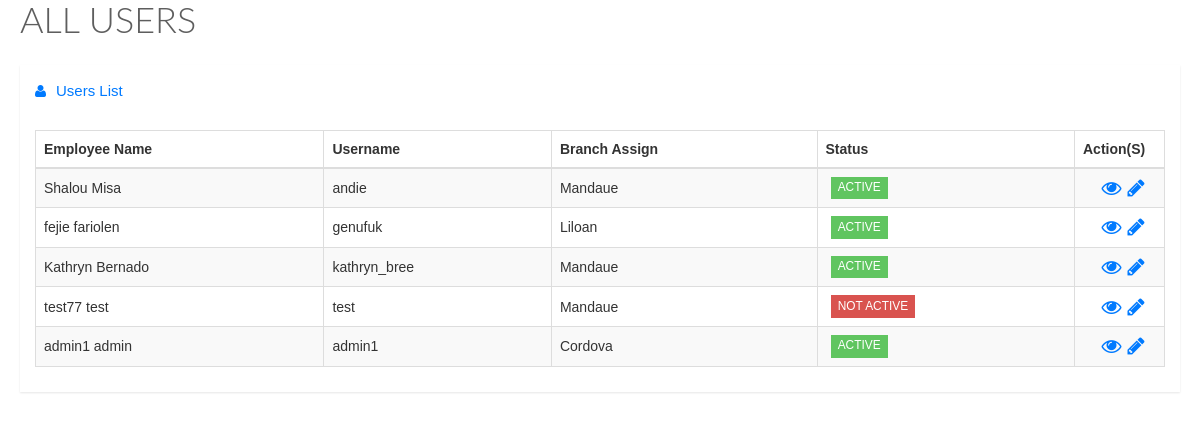
Page /userlist.php on the committed database.
### tables this page shows
CREATE TABLE `users` (
  `id` int(11) NOT NULL,
  `username` varchar(20) NOT NULL,
  `password` varchar(20) NOT NULL,
  `firstname` varchar(100) NOT NULL,
  `middlename` varchar(30) NOT NULL,
  `lastname` varchar(100) NOT NULL,
  `contact` varchar(20) NOT NULL,
  `picture` varchar(100) NOT NULL,
  `type` varchar(20) NOT NULL,
  `status` varchar(20) NOT NULL,
  `branchid` varchar(20) NOT NULL
);

### userlist.php (the view, shortened to what this page needs)
<link href="stylesheets/bootstrap.min.css" media="all" rel="stylesheet" type="text/css" />
    <link href="stylesheets/font-awesome.min.css" media="all" rel="stylesheet" type="text/css" />
    <link href="stylesheets/datatables.css" media="all" rel="stylesheet" type="text/css" />
    <link href="stylesheets/style.css" media="all" rel="stylesheet" type="text/css" />
    <div class="animated fadeInDown">
        <div class="page-title">
          <h1>
          </h1>
        </div>
        <div class="row">
          <div class="col-lg-12">
            <div class="widget-container fluid-height clearfix">
              <div class="heading">
                <i class="fa fa-user"></i>Users List
              </div>
              <div class="widget-content padded clearfix">
                <table class="table table-bordered table-striped" id="dataTable1">
                  <thead>
                    <th>
                     Employee Name
                    </th>
                    <th>
                      Username
                    </th>
                    <th class="hidden-xs">
                      Branch Assign
                    </th>
                    <th class="hidden-xs">
                      Status
                    </th>
                    <th>Action(S)</th>
                  </thead>
                  <tbody>
                      <?php
                        include 'db/connection.php';
                        $models = $dbConn->query("SELECT * FROM users where branchid != 'any' ");
                        while ($get_models= $models->fetch(PDO::FETCH_ASSOC))
                        {
                        ?>
                        <tr>
                        <td><?php echo $get_models['firstname'] .' '.$get_models['lastname'];?></td>
                          <td> <?php echo $get_models['username'];?></td>
                           <td><?php echo $get_models['branchid'];?></td>
                           <td style="text-transform:uppercase;"><?php
                                  if ($get_models['status'] == 'active')
                                  {
                                    echo '<span class="label label-success">'.$get_models['status'].'</span>';
                                  }
                                  else
                                  {
                                    echo '<span class="label label-danger">'.$get_models['status'].'</span>';
                                  }
                                  ?></td>
                          <td class="actions" style="font-size:20px;">
                        <div class="action-buttons"><center>
                          <a class="fancybox" href="#<?php echo $get_models['username'];?>"><i class="fa fa-eye"></i></a><a class="table-actions" id="edit_users" href="javascript:void(0);" data-accounts="<?php echo $get_models['username']; ?>"><i class="fa fa-pencil"></i></a></center>
                        </div>
                      </td>
                                 </tr>
                                 <?php } ?>
                  </tbody>
                </table>
              </div>
            </div>
          </div>
        </div></div>

### rows in the picture
users: firstname "Shalou", lastname "Misa", username "andie", branchid "Mandaue", status "ACTIVE"
users: firstname "fejie", lastname "fariolen", username "genufuk", branchid "Liloan", status "ACTIVE"
users: firstname "Kathryn", lastname "Bernado", username "kathryn_bree", branchid "Mandaue", status "ACTIVE"
users: firstname "test77", lastname "test", username "test", branchid "Mandaue", status "NOT ACTIVE"
users: firstname "admin1", lastname "admin", username "admin1", branchid "Cordova", status "ACTIVE"
